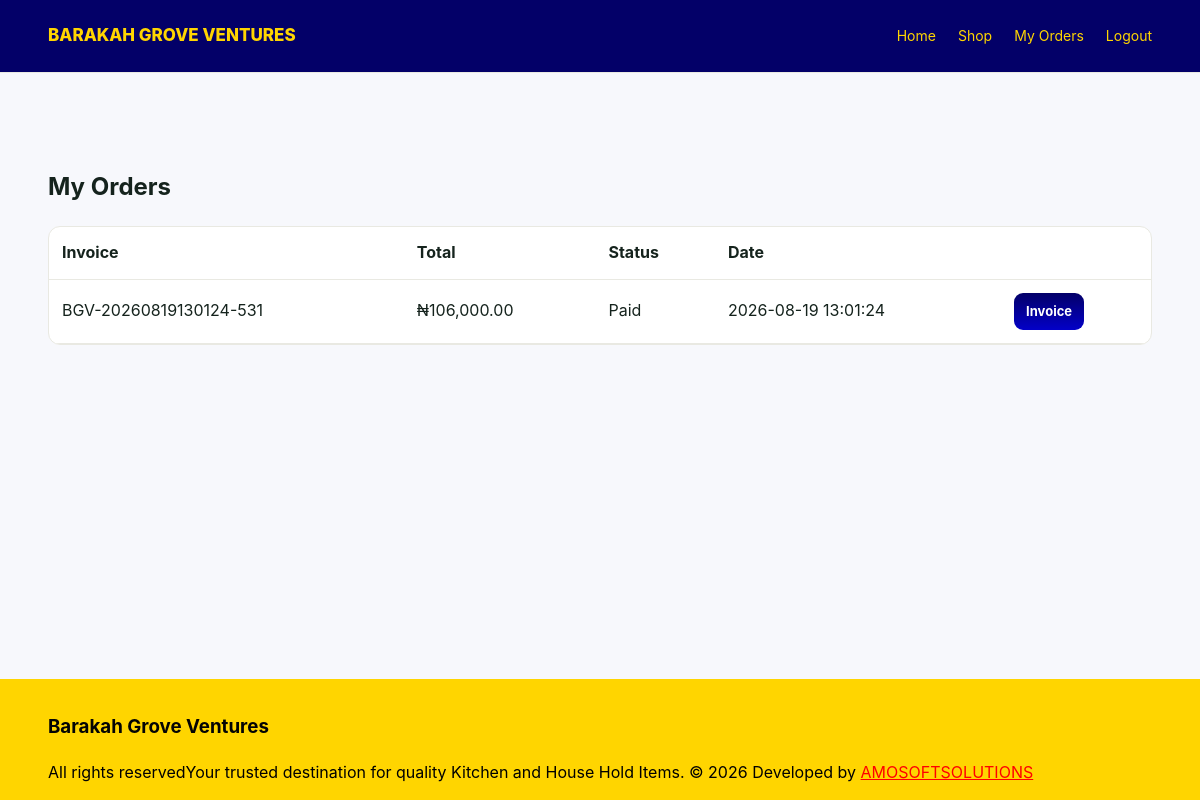
Screenshot of /my_orders.php (signed in) with the database file from the repository.
### tables this page shows
CREATE TABLE IF NOT EXISTS `orders` (
  `id` int unsigned NOT NULL AUTO_INCREMENT,
  `user_id` int unsigned NOT NULL,
  `invoice_no` varchar(50) NOT NULL,
  `subtotal` decimal(12,2) NOT NULL DEFAULT '0.00',
  `total` decimal(12,2) NOT NULL DEFAULT '0.00',
  `status` enum('pending','paid','completed','cancelled') NOT NULL DEFAULT 'pending',
  `created_at` timestamp NULL DEFAULT CURRENT_TIMESTAMP,
  PRIMARY KEY (`id`),
  UNIQUE KEY `invoice_no` (`invoice_no`),
  KEY `fk_orders_user` (`user_id`),
  CONSTRAINT `fk_orders_user` FOREIGN KEY (`user_id`) REFERENCES `users` (`id`) ON DELETE RESTRICT
);

### config.php (called while the page is built, shortened)
<?php
function e(?string $value): string {
    return htmlspecialchars($value ?? '', ENT_QUOTES, 'UTF-8');
}
function money(float|int|string $amount): string {
    return CURRENCY . number_format((float)$amount, 2);
}
?>

### my_orders.php (the view, shortened to what this page needs)
<?php
require_once 'config.php'; require_login();
$stmt=$db->prepare("SELECT * FROM orders WHERE user_id=? ORDER BY id DESC");$stmt->bind_param("i",$_SESSION['user_id']);$stmt->execute();$orders=$stmt->get_result()->fetch_all(MYSQLI_ASSOC);
?>
<!doctype html>
<html>
    <head>
        <link rel="stylesheet" href="assets/css/style.css">
    </head>
    <body>
        <?php include 'includes/header.php'; ?>
        <section class="section">
            <div class="container">
                <h1>My Orders</h1>
                <div class="table-wrap">
                    <table class="admin-table">
                        <tr>
                            <th>Invoice</th>
                            <th>Total</th>
                            <th>Status</th>
                            <th>Date</th>
                            <th></th>
                        </tr>
                        <?php foreach($orders as $o): ?>
                            <tr>
                                <td><?= e($o['invoice_no']) ?></td>
                                <td><?= money($o['total']) ?></td>
                                <td><?= e(ucfirst($o['status'])) ?></td>
                                <td><?= e($o['created_at']) ?></td>
                                <td><a class="btn btn-small" href="invoice.php?id=<?= (int)$o['id'] ?>">Invoice</a></td>
                            </tr>
                        <?php endforeach; ?>
                    </table>
                </div>
            </div>
        </section>
        <?php include 'includes/footer.php'; ?>
    </body>
</html>

### assets/css/style.css (style rules this page uses)
:root { --primary: linear-gradient( rgba(3, 0, 104), rgba(3, 0, 200) ); --primary-dark: linear-gradient( rgba(3, 0, 104), rgba(3, 0, 200) ); --accent: #ffd500; --ink: #15231d; --muted: #65736d; --bg: #f7f8fc; --white: #fff; --border: #e9e9e2; --danger: #b42318; --shadow: 0 12px 40px rgba(10, 50, 35, .08); --outline: #ffd500; }
* { box-sizing: border-box; }
html { min-height: 100%; scroll-behavior: smooth; }
body { margin: 0; min-height: 100vh; display: flex; flex-direction: column; font-family: Inter, Segoe UI, Arial, sans-serif; color: var(--ink); background: var(--bg); line-height: 1.6; }
a { color: inherit; text-decoration: none; }
.container { width: min(1120px, 92%); margin: auto; }
.btn { display: inline-block; border: 0; background: var(--primary); color: #fff; padding: 12px 18px; border-radius: 9px; font-weight: 700; cursor: pointer; transition: .2s ease; }
.btn-small { padding: 8px 12px; font-size: 13px; }
.section { padding: 75px 0; }
.table-wrap { overflow: auto; background: #fff; border: 1px solid var(--border); border-radius: 12px; }
.admin-table { width: 100%; border-collapse: collapse; min-width: 700px; }
.admin-table th, .admin-table td { padding: 13px; border-bottom: 1px solid var(--border); text-align: left; }

### rows the page displays
orders: invoice_no "BGV-20260819130124-531", total "₦106,000.00", status "Paid", created_at "2026-08-19 13:01:24"
